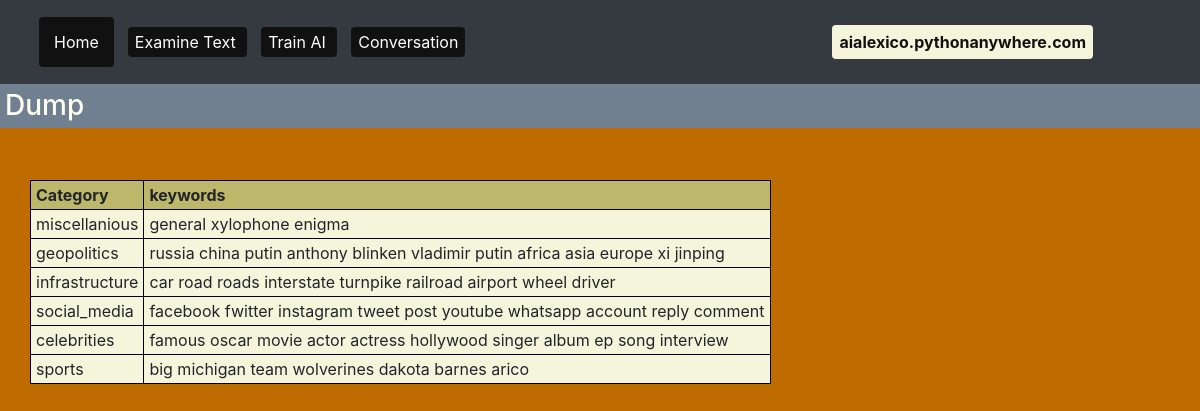
Page /dump on the committed database.
### tables this page shows
CREATE TABLE topics
        (topic_id integer primary key autoincrement,
        name text,
        word_list text);

### flask_app.py (the view)
@app.route('/dump')
def dump():
    ai_dict = get_ai_dict()
    return render_template("dump.html", ai_dict=ai_dict)

### db.py (called while the page is built)
def get_ai_dict():
    result = sql.execute("select * from topics")
    data = result.fetchall()
    output = {}
    for item in data:
        output[item[1]] = item[2]
    return output

### templates/dump.html (shortened to what this page needs)
{% extends 'layout.html' %}
{% set page_title="Dump" %}
{% block content %}
    <h3>Dump</h3>
    <br>
    <div class="container">
        <table>
            <tr><th>Category</th><th>keywords</th></tr>
            {% for key in ai_dict %}
            <tr>
                <td>{{key}}</td>
                <td>{{ai_dict[key]}}</td>
            </tr>
            {% endfor %}
        </table>
    </div>
{% endblock %}

### static/stylesheets/layout.css (style rules this page uses)
body { background-color: #be6c00; background-size: cover; }
h1, h2, h3 { color: ivory; background-color: slategrey; padding: 5px; }
table, th, td, tr { border: 1px black solid; padding: 2px 5px; background-color: beige; }
th { background-color: darkkhaki; }
.container { margin: 10px 20px; padding: 10px; }

### rows in the picture
topics: name "miscellanious", name+word_list "general xylophone enigma"
topics: name "geopolitics", name+word_list "russia china putin anthony blinken vladimir putin africa asia europe xi jinping"
topics: name "infrastructure", name+word_list "car road roads interstate turnpike railroad airport wheel driver"
topics: name "social_media", name+word_list "facebook fwitter instagram tweet post youtube whatsapp account reply comment"
topics: name "celebrities", name+word_list "famous oscar movie actor actress hollywood singer album ep song interview"
topics: name "sports", name+word_list "big michigan team wolverines dakota barnes arico"
